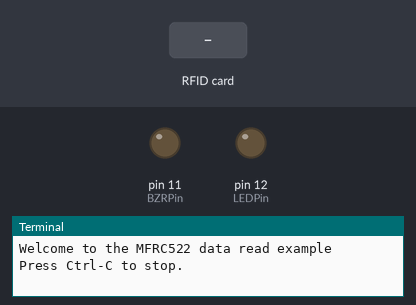
Bench run of a program on a simulated Raspberry Pi (header pin numbers). Shown: output pins drawn as LEDs (lit = HIGH), the last lines printed to the terminal. Inputs (shaded band) come from the test bench.

Above: at 1.2 s.
1.3 s: RFID card 5E 7A 19 C4 held to the reader
At 1.7 s:
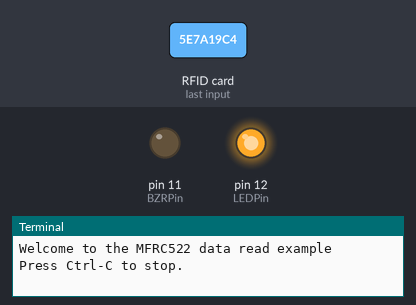
At 3.8 s:
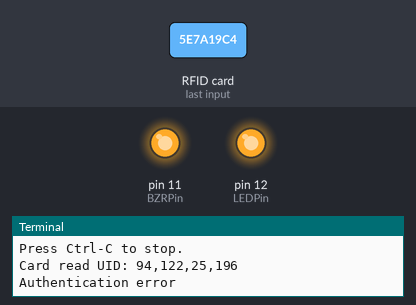
Timing chart, 0 to 5.3 s (numbered marks = the images above; inputs shaded):
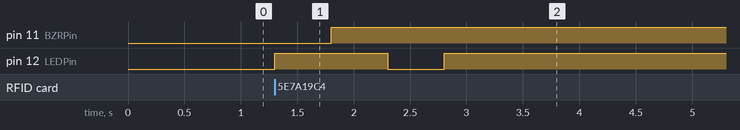

Measured:
- after the input at 1.3 s, pin 11 (BZRPin): LOW → HIGH after 0.50 s; pin 12 (LEDPin): LOW → HIGH at once, → LOW 1.0 s later, → HIGH 0.50 s later

The program:

Read_test.py
```python
#!/usr/bin/env python
# -*- coding: utf8 -*-

import RPi.GPIO as GPIO
import MFRC522
import signal
import Buzzer
import LED

continue_reading = True

# Capture SIGINT for cleanup when the script is aborted
def end_read(signal,frame):
    global continue_reading
    print "Ctrl+C captured, ending read."
    continue_reading = False
    GPIO.cleanup()

# Hook the SIGINT
signal.signal(signal.SIGINT, end_read)

# Create an object of the class MFRC522
MIFAREReader = MFRC522.MFRC522()

# Welcome message
print "Welcome to the MFRC522 data read example"
print "Press Ctrl-C to stop."

# This loop keeps checking for chips. If one is near it will get the UID and authenticate
while continue_reading:

    # Scan for cards
    (status,TagType) = MIFAREReader.MFRC522_Request(MIFAREReader.PICC_REQIDL)

    # If a card is found
    if status == MIFAREReader.MI_OK:
        print "Card detected"

    # Get the UID of the card
    (status,uid) = MIFAREReader.MFRC522_Anticoll()

    # If we have the UID, continue
    if status == MIFAREReader.MI_OK:
        Buzzer.setup()
        LED.setup()
        Buzzer.beep()
        LED.led()

        # Print UID
        print "Card read UID: "+str(uid[0])+","+str(uid[1])+","+str(uid[2])+","+str(uid[3])
        if uid[0]==150 and uid[1]==110 and uid[2]==1 and uid[3]==164:
            print "Welcom, Jason :)"

        if uid[0]==133 and uid[1]==94 and uid[2]==233 and uid[3]==171:
            print "Welcom, Lucy :)"

        # This is the default key for authentication
        key = [0xFF,0xFF,0xFF,0xFF,0xFF,0xFF]

        # Select the scanned tag
        MIFAREReader.MFRC522_SelectTag(uid)

        # Authenticate
        status = MIFAREReader.MFRC522_Auth(MIFAREReader.PICC_AUTHENT1A, 8, key, uid)

        # Check if authenticated
        if status == MIFAREReader.MI_OK:
            MIFAREReader.MFRC522_Read(8)
            MIFAREReader.MFRC522_StopCrypto1()
        else:
            print "Authentication error"
```

Buzzer.py
```python
#!/usr/bin/env python
import RPi.GPIO as GPIO
import time

BZRPin = 11

def setup():
	GPIO.setmode(GPIO.BOARD)
	GPIO.setup(BZRPin, GPIO.OUT)
	GPIO.output(BZRPin, GPIO.HIGH)

def beep():
	GPIO.output(BZRPin, GPIO.LOW)
	time.sleep(0.5)
	GPIO.output(BZRPin, GPIO.HIGH)
	time.sleep(0.5)

def destroy():
	GPIO.output(BZRPin, GPIO.HIGH)
	GPIO.cleanup()

def test():
	for n in range(0, 10):
		beep()

if __name__ == '__main__':
	setup()
	try:
		test()
	except KeyboardInterrupt:
		destroy()
```

LED.py
```python
#!/usr/bin/env python
import RPi.GPIO as GPIO
import time

LEDPin = 12

def setup():
	GPIO.setwarnings(False)
	GPIO.setmode(GPIO.BOARD)
	GPIO.setup(LEDPin, GPIO.OUT)
	GPIO.output(LEDPin, GPIO.HIGH)

def led():
	GPIO.output(LEDPin, GPIO.LOW)
	time.sleep(0.5)
	GPIO.output(LEDPin, GPIO.HIGH)
	time.sleep(0.5)

def destroy():
	GPIO.output(LEDPinPin, GPIO.HIGH)
	GPIO.cleanup()

def test():
	for n in range(0, 10):
		led()

if __name__ == '__main__':
	setup()
	try:
		test()
	except KeyboardInterrupt:
		destroy()
```
